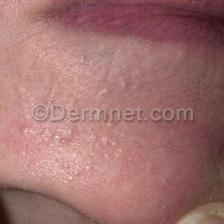
#> input picture MySkinData/Acne/Psoriasis_20260512105028.jpg, 224 x 224 px; its folder holds only this picture in this run
$ python clean_dataset.py   (older library calls are emulated)
#> lines starting #> are read from the running program, lines starting #| are printed output that depends on the picture
import argparse
from pathlib import Path

import cv2
import imagehash
from PIL import Image


PROJECT_ROOT = Path(__file__).resolve().parent
DEFAULT_INPUT_DIR = PROJECT_ROOT / "MySkinData"
DEFAULT_OUTPUT_DIR = PROJECT_ROOT / "CleanData"
IMAGE_EXTENSIONS = {".jpg", ".jpeg", ".png", ".bmp", ".webp"}
MIN_SIZE = 100
BLUR_THRESHOLD = 50


def is_blurry(image) -> bool:
    gray = cv2.cvtColor(image, cv2.COLOR_BGR2GRAY)
    return cv2.Laplacian(gray, cv2.CV_64F).var() < BLUR_THRESHOLD


def clean_dataset(input_dir: Path, output_dir: Path) -> tuple[int, int]:
    if not input_dir.exists():
        raise FileNotFoundError(f"Input dataset not found: {input_dir}")

    output_dir.mkdir(parents=True, exist_ok=True)
    hashes = set()
    kept = 0
    skipped = 0

    for class_dir in sorted(path for path in input_dir.iterdir() if path.is_dir()):
        target_dir = output_dir / class_dir.name
        target_dir.mkdir(parents=True, exist_ok=True)

        for source_path in sorted(class_dir.iterdir()):
            if not source_path.is_file() or source_path.suffix.lower() not in IMAGE_EXTENSIONS:
                skipped += 1
                continue

            try:
                cv_image = cv2.imread(str(source_path))
#> cv_image is the input picture: shape (224, 224, 3); mean B, G, R 110.9, 112.8, 160.5
                if cv_image is None:
                    skipped += 1
                    continue

                height, width = cv_image.shape[:2]
#> height = 224; width = 224
                if height < MIN_SIZE or width < MIN_SIZE or is_blurry(cv_image):
#> in is_blurry, `gray = cv2.cvtColor(image, cv2.COLOR_BGR2GRAY)`:
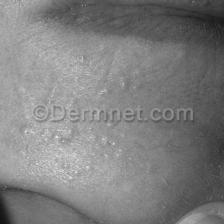
#> gray: shape (224, 224); min 19, max 227, mean 126.8
                    skipped += 1
                    continue

                with Image.open(source_path) as pil_image:
                    image = pil_image.convert("RGB")
                    image_hash = imagehash.average_hash(image)

                    if image_hash in hashes:
                        skipped += 1
                        continue

                    hashes.add(image_hash)
                    image.save(target_dir / f"{source_path.stem}.jpg", quality=95)
                    kept += 1

            except Exception as exc:
                skipped += 1
                print(f"Skipped {source_path}: {exc}")

    return kept, skipped


def main() -> None:
    parser = argparse.ArgumentParser(description="Clean skin image dataset.")
    parser.add_argument("--input", type=Path, default=DEFAULT_INPUT_DIR)
    parser.add_argument("--output", type=Path, default=DEFAULT_OUTPUT_DIR)
    args = parser.parse_args()

    kept, skipped = clean_dataset(args.input.resolve(), args.output.resolve())
    print(f"Clean dataset ready: kept {kept}, skipped {skipped}")


if __name__ == "__main__":
    main()
#> (the call stopped at in clean_dataset, `image_hash = imagehash.average_hash(image)`: imagehash is not available in this run)
